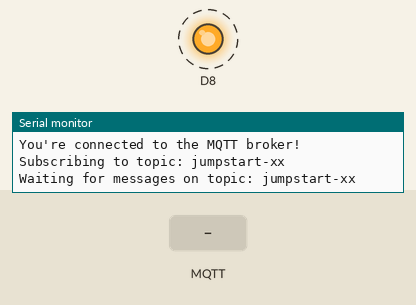
This sketch was run on a simulated Arduino MKR. Shown: output pins drawn as LEDs (lit = HIGH), the last lines printed to the serial monitor. Dashed ring = blinking. The inputs (shaded band) are chosen by the test bench. WiFi joins after 1.5 s; servers stay silent unless stated; no MQTT or app messages arrive unless stated.

Above: at 2.45 s.
2.8 s: MQTT message "1" arrives on the first subscribed topic
At 4.2 s:
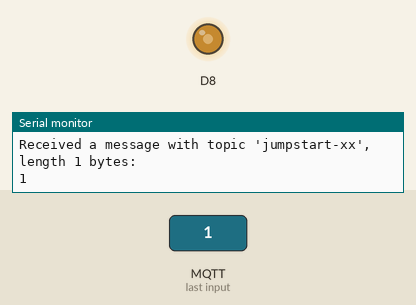
4.5 s: MQTT message "90" arrives on the first subscribed topic
At 4.72 s:
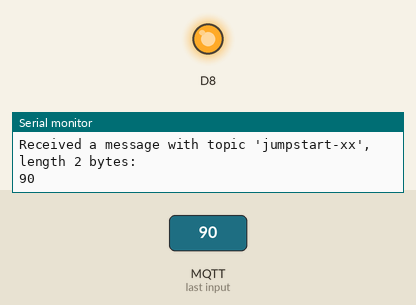
At 5.17 s:
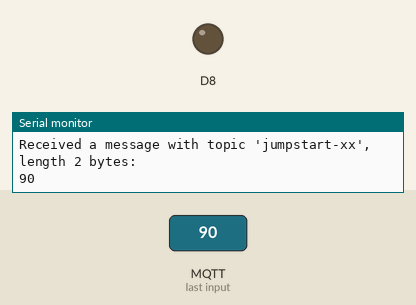
Timing chart, 0 to 13.5 s (numbered marks = the images above; inputs shaded):
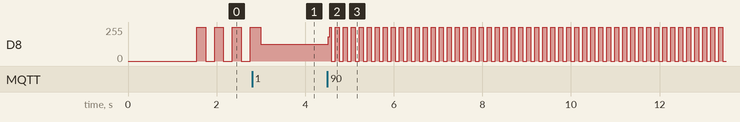

The sketch:

JS-4-3.ino
```cpp
/*
  JS-4-3 - set time delay of blinking LED via mqtt
*/

#include <ArduinoMqttClient.h>
#include <WiFiNINA.h>

char ssid[] = "Fios-x2QXN";        // your network SSID (name)
char pass[] = "too675tax58toil";    // your network password (use for WPA, or use as key for WEP)
int time_delay = 200;


WiFiClient wifiClient;
MqttClient mqttClient(wifiClient);

const char broker[] = "broker.hivemq.com";


const char topic[]  = "jumpstart-xx";
int        port     = 1883;


void setup() {
  //Initialize serial and wait for port to open:

  Serial.begin(9600);
  pinMode(8, OUTPUT);

  while (!Serial) {
    ; // wait for serial port to connect.
  }

  // attempt to connect to Wifi network:
  Serial.print("Attempting to connect to WPA SSID: ");
  Serial.println(ssid);
  while (WiFi.begin(ssid, pass) != WL_CONNECTED) {
    // failed, retry
    Serial.print(".");
    delay(5000);
  }

  Serial.println("You're connected to the network");
  Serial.println();


  Serial.print("Attempting to connect to the MQTT broker: ");
  Serial.println(broker);

  if (!mqttClient.connect(broker, port)) {
    Serial.print("MQTT connection failed! Error code = ");
    Serial.println(mqttClient.connectError());

    while (1);
  }

  Serial.println("You're connected to the MQTT broker!");
  Serial.println();

  // set the message receive callback
  mqttClient.onMessage(onMqttMessage);

  Serial.print("Subscribing to topic: ");
  Serial.println(topic);
  Serial.println();

  // subscribe to a topic
  mqttClient.subscribe(topic);


  Serial.print("Waiting for messages on topic: ");
  Serial.println(topic);
  Serial.println();
}

void loop() {
  // call poll() regularly to allow the library to receive MQTT messages and
  // send MQTT keep alives which avoids being disconnected by the broker

  mqttClient.poll();
  digitalWrite(8, HIGH);   // turn the LED on (HIGH is the voltage level)
  delay(time_delay);
  mqttClient.poll();
  digitalWrite(8, LOW);    // turn the LED off by making the voltage LOW
  delay(time_delay);                       // wait for a second


}

void onMqttMessage(int messageSize) {

static char input[15];
int i=0;
int value;
char c;

  // we received a message, print out the topic and contents
  Serial.print("Received a message with topic '");
  Serial.print(mqttClient.messageTopic());
  Serial.print("', length ");
  Serial.print(messageSize);
  Serial.println(" bytes:");

  // use the Stream interface to print the contents
  while (mqttClient.available()) {
    c = (char)mqttClient.read();
    if ( c != '\n' && i < messageSize )
        {
          input[i] = c;
          i++;
        }

  }
  input[i] = '\0';

  value = atoi(input);
  Serial.println();
  Serial.println(value);
  time_delay=value;
}
```

Measured:
- after the input at 4.5 s, D8: 126/255 → 183/255 at once, then moves between 0/255 and 255/255, repeating every 0.54 s
